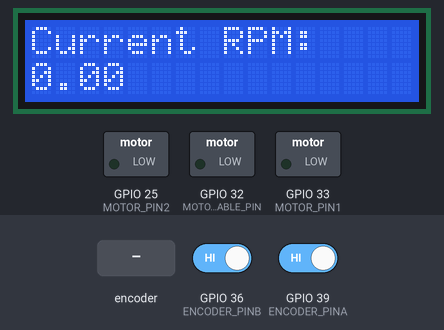
The sketch below on a simulated ESP32. On the bench: 16×2 character LCD, switched loads named in the sketch (green lamp = pin HIGH). The test bench sets the inputs (shaded band); at power-on: GPIO 36 (ENCODER_PINB) HIGH, GPIO 39 (ENCODER_PINA) HIGH. What the sketch prints to the serial monitor is not drawn.

Above: at 1.2 s.
1.3 s: rotary encoder on GPIO 39 (ENCODER_PINA) / GPIO 36 (ENCODER_PINB) turned 1 step (first pin leading)
At 1.49 s:
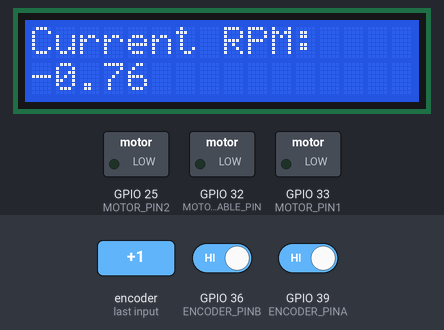
4.5 s: rotary encoder on GPIO 39 (ENCODER_PINA) / GPIO 36 (ENCODER_PINB) turned 3 steps (first pin leading)
8.1 s: rotary encoder on GPIO 39 (ENCODER_PINA) / GPIO 36 (ENCODER_PINB) turned 1 step (first pin leading)
At 8.3 s:
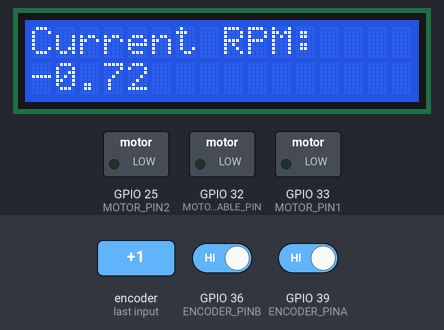
11.3 s: rotary encoder on GPIO 39 (ENCODER_PINA) / GPIO 36 (ENCODER_PINB) turned 1 step (first pin leading)
At 11.47 s:
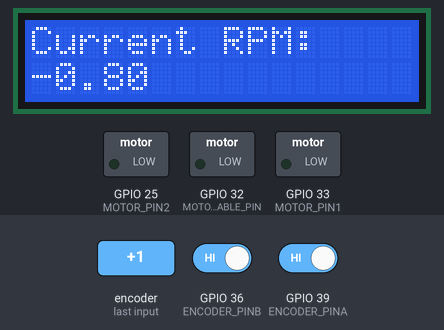
14.5 s: rotary encoder on GPIO 39 (ENCODER_PINA) / GPIO 36 (ENCODER_PINB) turned 1 step (first pin leading)
At 14.68 s:
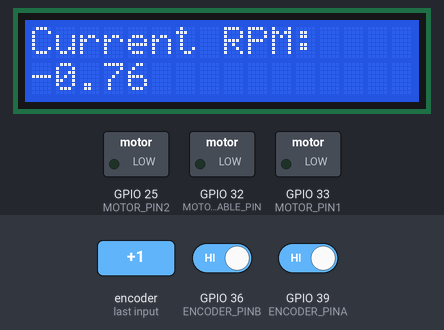
17.7 s: rotary encoder on GPIO 39 (ENCODER_PINA) / GPIO 36 (ENCODER_PINB) turned 3 steps (first pin leading)
Timing chart, 0 to 20.7 s (numbered marks = the images above; inputs shaded):
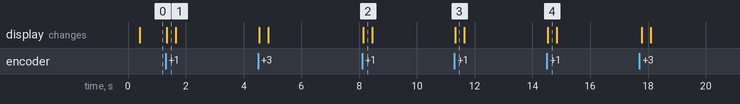

The sketch:

matlab-interface.ino
```cpp
#include <Arduino.h>
#include <string.h>
#include <Wire.h> // Required for I2C communication
#include <LiquidCrystal_I2C.h> // Required for I2C LCD
#include <cmath> // Required for fabs

// --- Motor Pins ---
const int MOTOR_PIN1 = 33;
const int MOTOR_PIN2 = 25;
const int MOTOR_ENABLE_PIN = 32;
const int PWM_CHANNEL = 0;
const int PWM_FREQ = 30000;
const int PWM_RESOLUTION = 8;

// --- Encoder Pins ---
const uint8_t ENCODER_PINA = 39;
const uint8_t ENCODER_PINB = 36;

// --- Encoder State (4× decoding) ---
volatile long g_encoder_count = 0;

// --- PID Variables ---
volatile float g_current_speed_rpm = 0.0;
const float Vmax = 6.0, Vmin = -6.0;

unsigned long g_pid_last_time_ms = 0;
long g_pid_last_encoder_count = 0;

const int ENCODER_COUNTS_PER_REVOLUTION = 3960;

// --- Timer Variables ---
hw_timer_t *g_pid_timer = nullptr;
volatile unsigned long g_pid_timer_count = 0;
unsigned long g_pid_count_prev = 0;
const unsigned long CONTROL_LOOP_PERIOD_MS = 10; // PID loop period
const uint64_t TIMER_ALARM_VALUE = CONTROL_LOOP_PERIOD_MS * 1000; // in microseconds

// --- Serial Communication Protocol ---
#define TERMINATOR_1 0xAA // 170 in dec
#define TERMINATOR_2 0x55 // 85 in dec
const size_t DOUBLE_SIZE = sizeof(double);
const size_t PACKET_SIZE = DOUBLE_SIZE + 2; // Size of double + 2 terminators
const size_t READ_BUFFER_SIZE = PACKET_SIZE * 4;
byte readBuffer[READ_BUFFER_SIZE];
size_t readBufferIndex = 0;

// --- LCD Configuration ---
// Adjust these based on your specific LCD
const int LCD_COLS = 16; // Usually 16 or 20
const int LCD_ROWS = 2;  // Usually 2 or 4
// Find your LCD's I2C address using an I2C scanner sketch if you don't know it.
// Common addresses are 0x27 or 0x3F.
const int LCD_I2C_ADDRESS = 0x27;

// Initialize the LCD object
LiquidCrystal_I2C lcd(LCD_I2C_ADDRESS, LCD_COLS, LCD_ROWS);


// --- ISR for Encoder A ---
void IRAM_ATTR handleEncoderA() {
  bool a = digitalRead(ENCODER_PINA);
  bool b = digitalRead(ENCODER_PINB);
  g_encoder_count += (a == b) ? +1 : -1;
}

// --- ISR for Encoder B ---
void IRAM_ATTR handleEncoderB() {
  bool a = digitalRead(ENCODER_PINA);
  bool b = digitalRead(ENCODER_PINB);
  g_encoder_count += (a != b) ? +1 : -1;
}

// --- PID Timer ISR ---
void IRAM_ATTR onPidTimer() {
  g_pid_timer_count++;
}

// --- Motor Control ---
void controlMotorPWM(int direction, int speed_pwm) {
  speed_pwm = constrain(speed_pwm, 0, 255);
  if (direction > 0) {
    digitalWrite(MOTOR_PIN1, LOW);
    digitalWrite(MOTOR_PIN2, HIGH);
  } else if (direction < 0) {
    digitalWrite(MOTOR_PIN1, HIGH);
    digitalWrite(MOTOR_PIN2, LOW);
  } else {
    digitalWrite(MOTOR_PIN1, LOW);
    digitalWrite(MOTOR_PIN2, LOW);
    speed_pwm = 0;
  }
  ledcWrite(MOTOR_ENABLE_PIN, speed_pwm); // Use the PWM_CHANNEL define
}

// --- Safe Encoder Count Access ---
long getEncoderCount() {
  noInterrupts();
  long c = g_encoder_count;
  interrupts();
  return c;
}

// --- Double Precision Serial Communication Functions ---
double readDoubleFromSerial() {
  // Read available bytes into the buffer
  while (Serial.available() && readBufferIndex < READ_BUFFER_SIZE) {
    byte incomingByte = Serial.read();
    readBuffer[readBufferIndex++] = incomingByte;
  }

  // Search for a complete packet in the buffer
  for (size_t i = 0; i + PACKET_SIZE <= readBufferIndex; ++i) {
    // Check if we have a valid packet with terminators in the right position
    if (readBuffer[i + DOUBLE_SIZE] == TERMINATOR_1 &&
        readBuffer[i + DOUBLE_SIZE + 1] == TERMINATOR_2) {

      // Found a valid packet, extract the double value
      double result;
      // Endianness Consideration: Same as before, verify if needed for your systems.
      memcpy(&result, &readBuffer[i], DOUBLE_SIZE);

      // Move any remaining bytes to the beginning of the buffer
      size_t remainingBytes = readBufferIndex - (i + PACKET_SIZE);
      if (remainingBytes > 0) {
        memmove(readBuffer, &readBuffer[i + PACKET_SIZE], remainingBytes);
      }
      readBufferIndex = remainingBytes;

      return result;
    }
  }

  // If buffer is full but no valid packet found, discard oldest data
  // Added a check to prevent discarding from an empty or nearly empty buffer
  if (readBufferIndex >= READ_BUFFER_SIZE - PACKET_SIZE) { // Check if buffer is almost full
    const size_t discard_amount = PACKET_SIZE; // Discard one packet's worth
     if (readBufferIndex >= discard_amount) { // Only discard if enough data exists
        memmove(readBuffer, &readBuffer[discard_amount], readBufferIndex - discard_amount);
        readBufferIndex -= discard_amount;
     } else { // Fallback if buffer is unexpectedly small but full
         readBufferIndex = 0;
     }
  }

  return NAN;  // No complete packet found
}

void writeDoubleToSerial(double number) {
  byte doubleBytes[DOUBLE_SIZE];
  memcpy(doubleBytes, &number, DOUBLE_SIZE);
  Serial.write(doubleBytes, DOUBLE_SIZE);
  Serial.write(TERMINATOR_1);
  Serial.write(TERMINATOR_2);
}

void setup() {
  Serial.begin(115200);

  // --- Initialize LCD ---
  Wire.begin(); // Initialize I2C communication (ESP32 default pins for Wire are GPIO 21 (SDA) and GPIO 22 (SCL))
  lcd.init();   // Initialize the lcd
  lcd.backlight(); // Turn on the backlight
  lcd.setCursor(0, 0);
  lcd.print("ESP32 Motor Ctrl");
  lcd.setCursor(0, 1);
  lcd.print("Init...");


  // Motor PWM
  pinMode(MOTOR_PIN1, OUTPUT);
  pinMode(MOTOR_PIN2, OUTPUT);
  pinMode(MOTOR_ENABLE_PIN, OUTPUT); // Keep as OUTPUT, but PWM uses the channel
  ledcAttachChannel(MOTOR_ENABLE_PIN, PWM_FREQ, PWM_RESOLUTION, PWM_CHANNEL); // Attach PWM to channel, not the pin directly

  controlMotorPWM(0, 0);

  // Encoder Inputs + ISRs
  pinMode(ENCODER_PINA, INPUT_PULLUP);
  pinMode(ENCODER_PINB, INPUT_PULLUP);
  attachInterrupt(digitalPinToInterrupt(ENCODER_PINA), handleEncoderA, CHANGE);
  attachInterrupt(digitalPinToInterrupt(ENCODER_PINB), handleEncoderB, CHANGE);

  // --- Setup PID Timer ---

  // timerBegin(frequency): Set timer tick frequency. 1MHz means 1 tick = 1 microsecond
  g_pid_timer = timerBegin(1000000);

  // timerAttachInterrupt(timer, handler): Attach the ISR function to the timer
  timerAttachInterrupt(g_pid_timer, &onPidTimer);

  // timerAlarm(timer, alarm_value, repeat, count): Set alarm value, repeat mode, and enable
  // TIMER_ALARM_VALUE is in microseconds (since we set frequency to 1MHz)
  // true = autoreload, 0 = unlimited repeats
  timerAlarm(g_pid_timer, TIMER_ALARM_VALUE, true, 0);


  // Init state
  g_pid_last_time_ms = millis();
  g_pid_last_encoder_count = getEncoderCount();

  Serial.println("Motor controller initialized with double-precision serial protocol");
}

void loop() {
  // --- Read motor command using the double protocol ---
  double V_command = readDoubleFromSerial();

  if (!isnan(V_command)) { // If we received a valid value
    // Convert V_command (e.g., -6.0 to 6.0) to direction and PWM (0 to 255)
    int dir = 0;
    int pwm = 0;

    if (V_command > 0) {
        dir = 1;
    } else if (V_command < 0) {
        dir = -1;
    }

    // Map the absolute value of V_command to the PWM range [0, 255]
    pwm = constrain(int(fabs(V_command) / Vmax * 255.0), 0, 255); // Use double for calculation
    controlMotorPWM(dir, pwm);

    // Optional: Display received command on LCD briefly
    // lcd.clear();
    // lcd.setCursor(0, 0);
    // lcd.print("Cmd: ");
    // lcd.print(V_command, 2);
  }

  // --- Speed Calculation and Send Data Back ---
  // This block executes every CONTROL_LOOP_PERIOD_MS based on the timer ISR
  if (g_pid_timer_count > g_pid_count_prev) {
    g_pid_count_prev = g_pid_timer_count;

    unsigned long now = millis();
    float dt_sec = (now - g_pid_last_time_ms) / 1000.0f;
    if (dt_sec <= 0) dt_sec = 1e-3; // guard against division by zero

    long enc_now = getEncoderCount();
    long delta = enc_now - g_pid_last_encoder_count;
    float rev = (float)delta / ENCODER_COUNTS_PER_REVOLUTION;

    g_current_speed_rpm = (rev / dt_sec) * 60.0f;

    // --- Display current RPM on LCD ---
    lcd.clear(); // Clear previous RPM value
    lcd.setCursor(0, 0);
    lcd.print("Current RPM:"); // Label
    lcd.setCursor(0, 1);
    // Print the RPM value on the second line
    lcd.print(g_current_speed_rpm, 2); // Print float with 2 decimal places


    // --- Send measured speed using the double protocol ---
    double speed_to_send = (double)g_current_speed_rpm;
    writeDoubleToSerial(speed_to_send);

    // Save state for next calculation
    g_pid_last_time_ms = now;
    g_pid_last_encoder_count = enc_now;
  }
}
```

Measured:
- after the input at 1.3 s, the display: changes at once (image 1)
- after the input at 8.1 s, the display: changes after 0.05 s (image 2)
- after the input at 11.3 s, the display: changes at once (image 3)
- after the input at 14.5 s, the display: changes at once (image 4)
